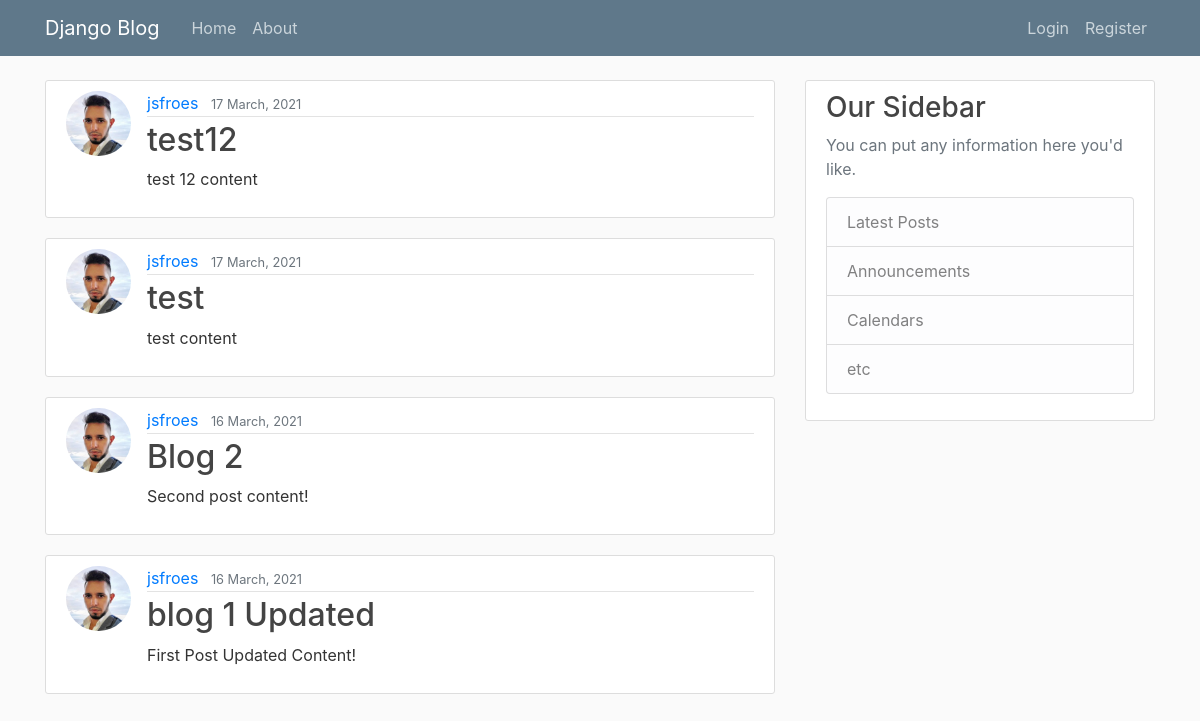
/, run on an earlier commit of the app's database.
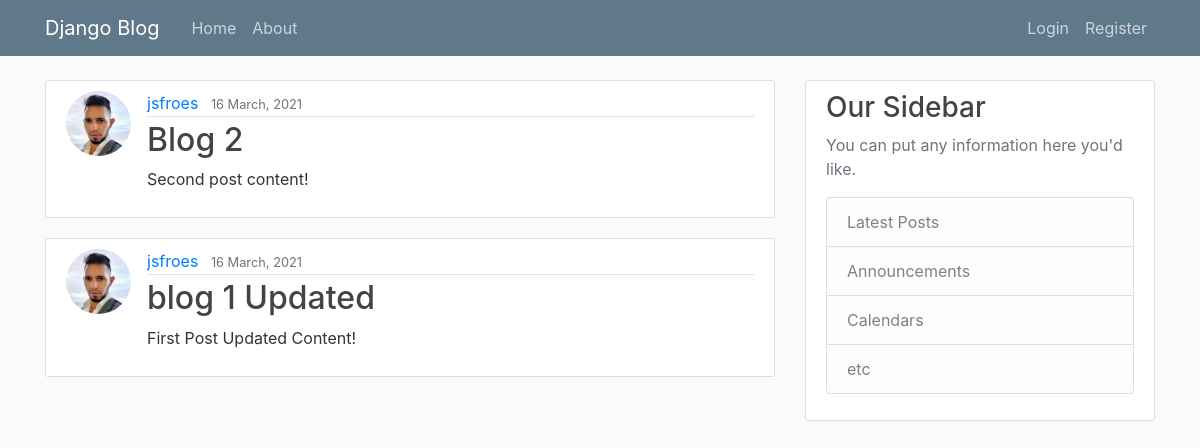
And on a later commit of the database.
### blog/models.py (models this page shows, shortened)
class Post(models.Model):
    title = models.CharField(max_length=100)
    content = models.TextField()
    date_posted = models.DateTimeField(default=timezone.now) # create the date with the actual date of the post and allow updates
    author = models.ForeignKey(User, on_delete = models.CASCADE) # if a user is deleted, delete the post as well

### users/models.py (models this page shows, shortened)
class Profile(models.Model):
    user = models.OneToOneField(User, on_delete=models.CASCADE)
    image = models.ImageField(default='default.jpg', upload_to='profile_pics')

### blog/views.py (the view)
# urls.py: path('', PostListView.as_view(), name='blog-home'), #home.html
class PostListView(ListView):
    model = Post
    template_name = 'blog/home.html'  # <app>/<model>_<viewtype>.html - standard path
    context_object_name = 'posts'
    ordering = ['-date_posted']
    paginate_by = 5

### blog/templates/blog/home.html
{% extends 'blog/base.html' %}
{% block content %}
{% for post in posts %}
<article class="media content-section">
    <img class="rounded-circle article-img" src="{{ post.author.profile.image.url }}">
    <div class="media-body">
        <div class="article-metadata">
            <a class="mr-2" href="#">{{ post.author }}</a>
            <small class="text-muted">{{ post.date_posted|date:'d F, Y' }}</small>
        </div>
        <h2><a class="article-title" href="{% url 'post-detail' post.id %}">{{ post.title }}</a></h2>
        <p class="article-content">{{ post.content }}</p>
    </div>
</article>
{% endfor %}
{% endblock content %}

What changed in the data, as far as the page shows it:
removed Post: author.profile.image (picture), author "jsfroes", date_posted "17 March, 2021", title "test12", content "test 12 content"
removed Post: author.profile.image (picture), author "jsfroes", date_posted "17 March, 2021", title "test", content "test content"
